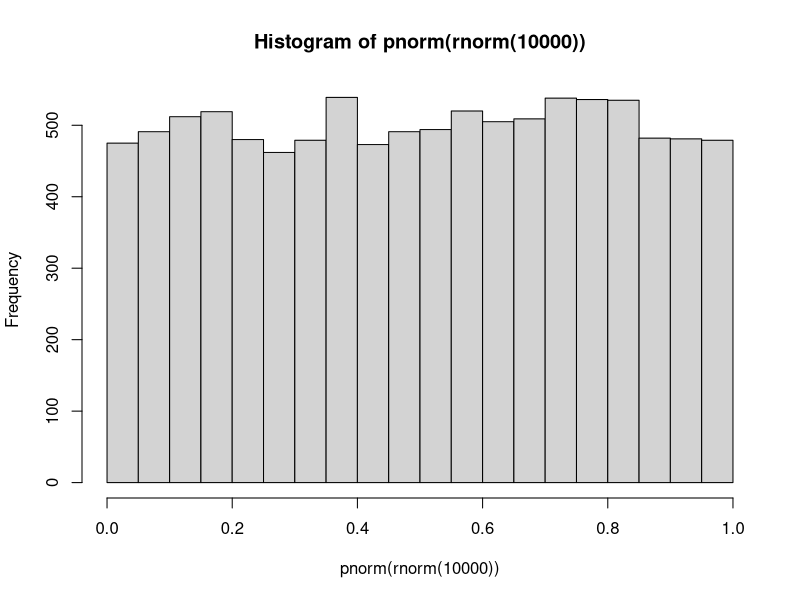

R code for this plot:
##extreme value simulation
n <- 100000

iter <- 1000
count <- c()
for(i in 1:iter){
  count <- append(count,sum(rnorm(n) >= 4.5)) ## we had to average out runs
  ## or rather create a very large sample indirectly.
}

print(mean(count)/n)
print(1-pnorm(4.5))
print((sum(rnorm(n) >= 4.5)/n))
### example of importance sampling using shifted distribution

generate_random <- function(n){
  rvs <- rnorm(n,4.5,1)
  return((rvs >= 4.5)*(dnorm(rvs)/dnorm(rvs,mean=4.5)))
}

mean(generate_random(n))

hist(x=pnorm(rnorm(10000)))
 
exp_rvs <- rexp(10000,rate=2)     

exp_rvs2 <- -0.5*log(1-runif(10000))
